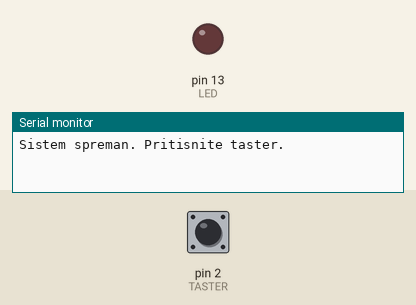
This sketch was run on a simulated Arduino Uno, built with avr-gcc and run on an emulated ATmega328P. Parts: output pins drawn as LEDs (lit = HIGH), the last lines printed to the serial monitor. The inputs (shaded band) are chosen by the test bench; at power-on: pin 2 (TASTER) HIGH.

Above: at 1.2 s.
1.3 s: pin 2 (TASTER) pulled LOW for 0.15 s
At 1.39 s:
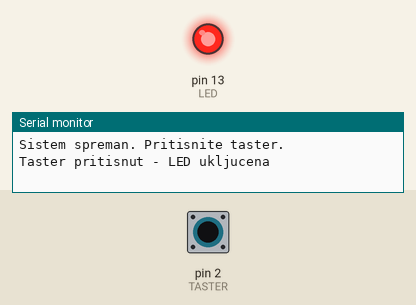
2.9 s: pin 2 (TASTER) pulled LOW for 3.2 s
At 6.8 s:
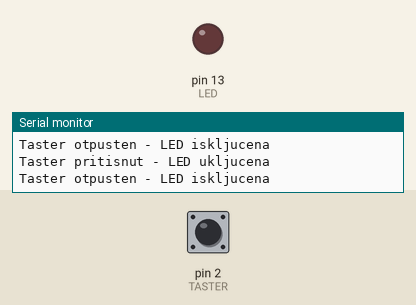
Timing chart, 0 to 8.3 s (numbered marks = the images above; inputs shaded):
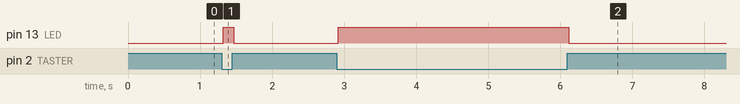

The sketch:

arduino_verzija.ino
```cpp
// Arduino verzija programa iz poglavlja 3
const int LED = 13;      // PB5
const int TASTER = 2;    // PD2
int prethodno = HIGH;    // taster je na pocetku otpusten

void setup() {
  pinMode(LED, OUTPUT);
  pinMode(TASTER, INPUT_PULLUP);
  Serial.begin(9600);
  Serial.println(F("Sistem spreman. Pritisnite taster."));
}

void loop() {
  int stanje = digitalRead(TASTER);
  if (stanje != prethodno) {
    delay(20);                                // debouncing
    if (digitalRead(TASTER) == stanje) {
      prethodno = stanje;
      if (stanje == LOW) {
        digitalWrite(LED, HIGH);
        Serial.println(F("Taster pritisnut - LED ukljucena"));
      } else {
        digitalWrite(LED, LOW);
        Serial.println(F("Taster otpusten - LED iskljucena"));
      }
    }
  }
}
```

c_verzija.c
```cpp
// C verzija programa iz poglavlja 3 (direktan pristup registrima, avr-libc)
#define F_CPU 16000000UL
#include <avr/io.h>
#include <avr/pgmspace.h>
#include <util/delay.h>

#define UBRR_VR 103

static void usart_init(void) {
    UBRR0H = (uint8_t)(UBRR_VR >> 8);
    UBRR0L = (uint8_t)UBRR_VR;
    UCSR0B = (1 << TXEN0);
    UCSR0C = (1 << UCSZ01) | (1 << UCSZ00);
}
static void posalji_znak(char c) {
    while (!(UCSR0A & (1 << UDRE0)));
    UDR0 = c;
}
static void posalji_tekst(const char *s) {
    char c;
    while ((c = pgm_read_byte(s++)) != 0) posalji_znak(c);
}
int main(void) {
    DDRB |= (1 << PB5);  PORTB &= ~(1 << PB5);
    DDRD &= ~(1 << PD2); PORTD |= (1 << PD2);
    usart_init();
    posalji_tekst(PSTR("Sistem spreman. Pritisnite taster.\r\n"));
    uint8_t prethodno = 1;
    for (;;) {
        uint8_t stanje = (PIND & (1 << PD2)) ? 1 : 0;
        if (stanje != prethodno) {
            _delay_ms(20);
            if (((PIND & (1 << PD2)) ? 1 : 0) == stanje) {
                prethodno = stanje;
                if (stanje == 0) {
                    PORTB |= (1 << PB5);
                    posalji_tekst(PSTR("Taster pritisnut - LED ukljucena\r\n"));
                } else {
                    PORTB &= ~(1 << PB5);
                    posalji_tekst(PSTR("Taster otpusten - LED iskljucena\r\n"));
                }
            }
        }
    }
}
```

sketch.ino
```cpp
// Prazan sketch: program je u datoteci program.S (labela main)
```

Measured:
- after the input at 1.3 s, pin 13 (LED): LOW → HIGH at once, → LOW 0.15 s later
- after the input at 2.9 s, pin 13 (LED): LOW → HIGH at once, → LOW 3.2 s later
